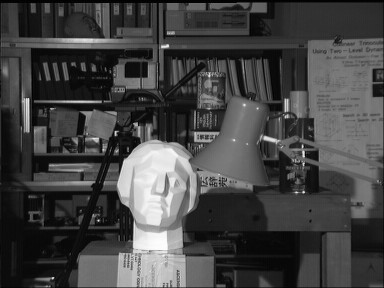
%> input picture 5.bmp, 384 x 288 px
$ octave LoG_edge.m   (GNU Octave 9; MATLAB toolbox functions it lacks are replaced by stand-ins)
%> lines starting %> are read from the running program, lines starting %| are printed output that depends on the picture
clear all;
I=imread('5.bmp');
%> I is the input picture: size 288x384x3 uint8; min 0, max 254, mean 67.9
I=rgb2gray(I);
%> I: size 288x384 uint8
subplot(1,3,1);imshow(I);
xlabel('(a)原始图像');
%以自动阈值选择法对图像进行LoG算子检测
[BW,thresh]=edge(I,'log');
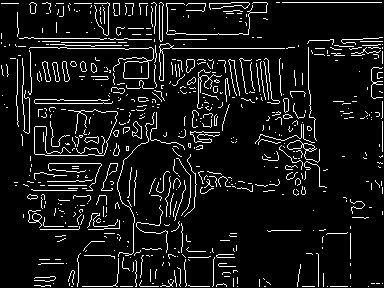
%> BW: size 288x384 logical; 8.5% white in thin lines or dots
%> thresh = 0.00549
%返回当前LoG算子边缘检测的阈值
disp('LoG算子自动选择的阈值为：')
disp(thresh)
%| 5.4922e-03
subplot(1,3,2);imshow(BW);
xlabel('(b)自动阈值的LoG算子边缘检测');
%以阈值为0.06水平方向对图像进行Prewitt算子检测
BW1=edge(I,'Prewitt',0.006);
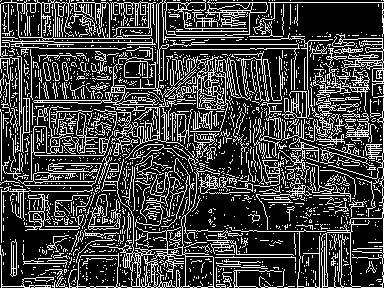
%> BW1: size 288x384 logical; 25.4% white in thin lines or dots
subplot(1,3,3);imshow(BW1);
xlabel('(c)阈值为0.006的LoG算子');

$ run again, with 3.bmp copied over 5.bmp
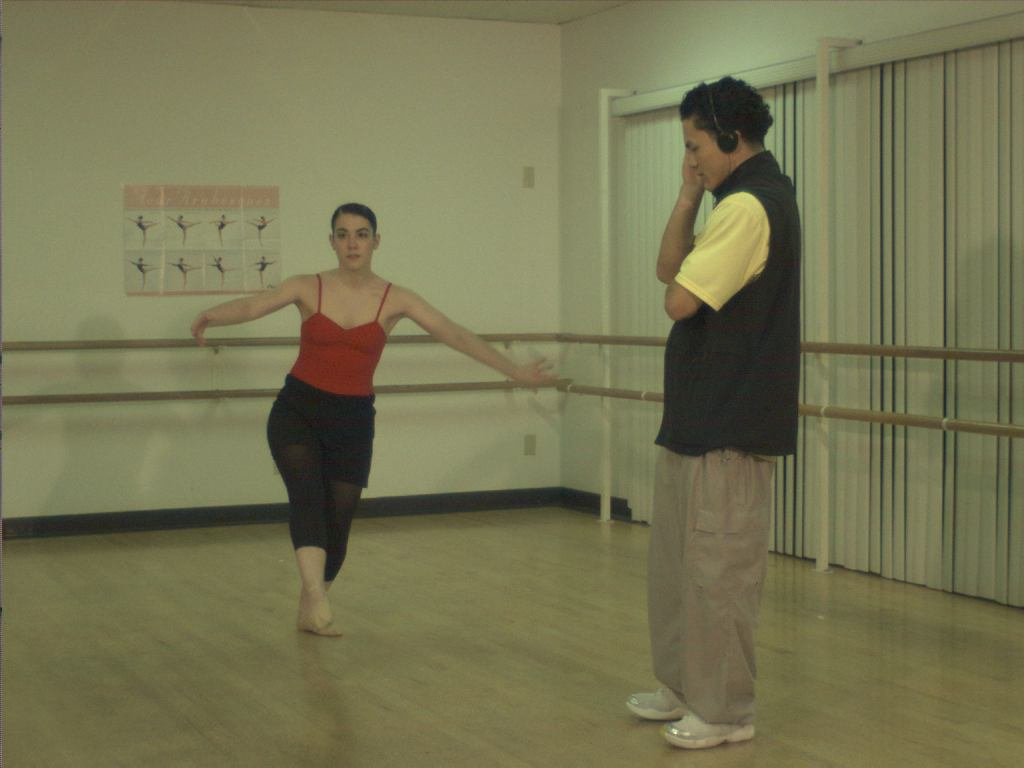
%> input picture 3.bmp, 1024 x 768 px
%> I is the input picture: size 768x1024x3 uint8; mean R, G, B 118.2, 116.6, 82.5
%> I: size 768x1024 uint8
%> `[BW,thresh]=edge(I,'log');`:
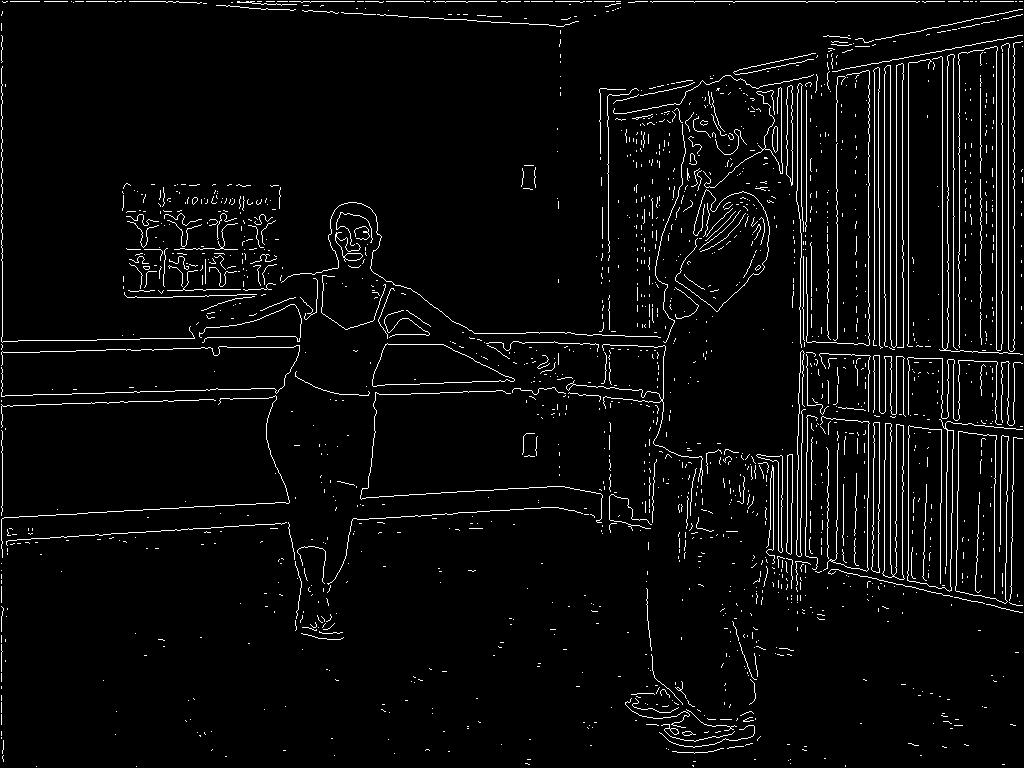
%> BW: size 768x1024 logical; 4.1% white in thin lines or dots
%> thresh = 0.00159
%| 1.5941e-03
%> `BW1=edge(I,'Prewitt',0.006);`:
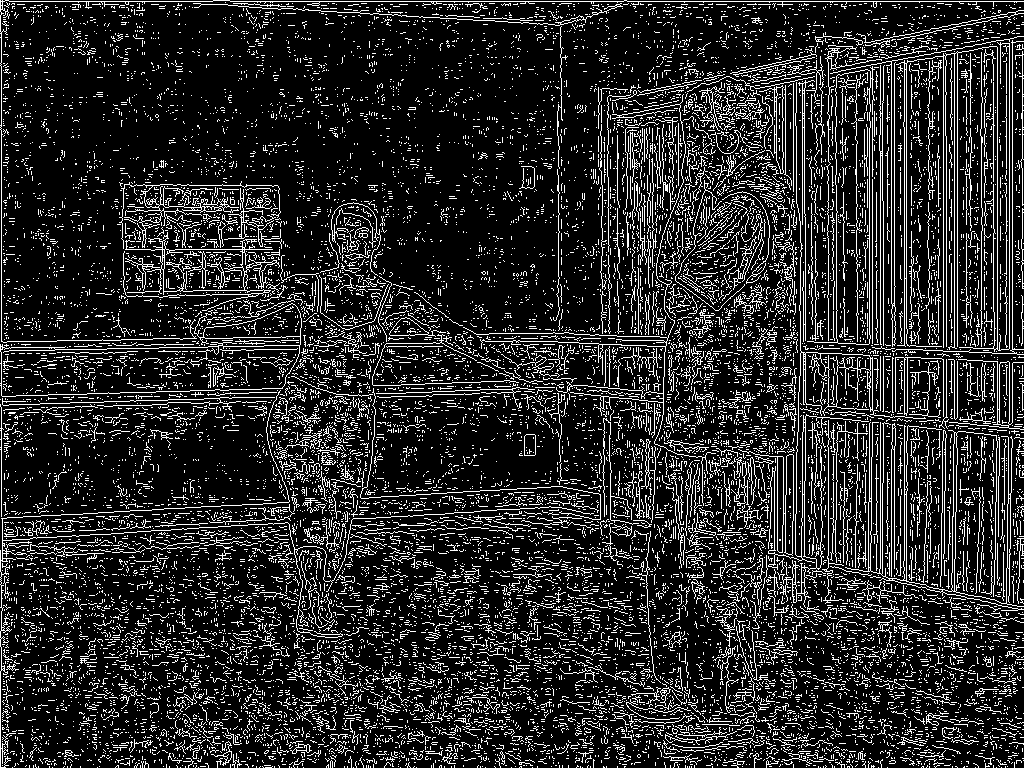
%> BW1: size 768x1024 logical; 15.8% white in thin lines or dots

$ run again, with 4.bmp copied over 5.bmp
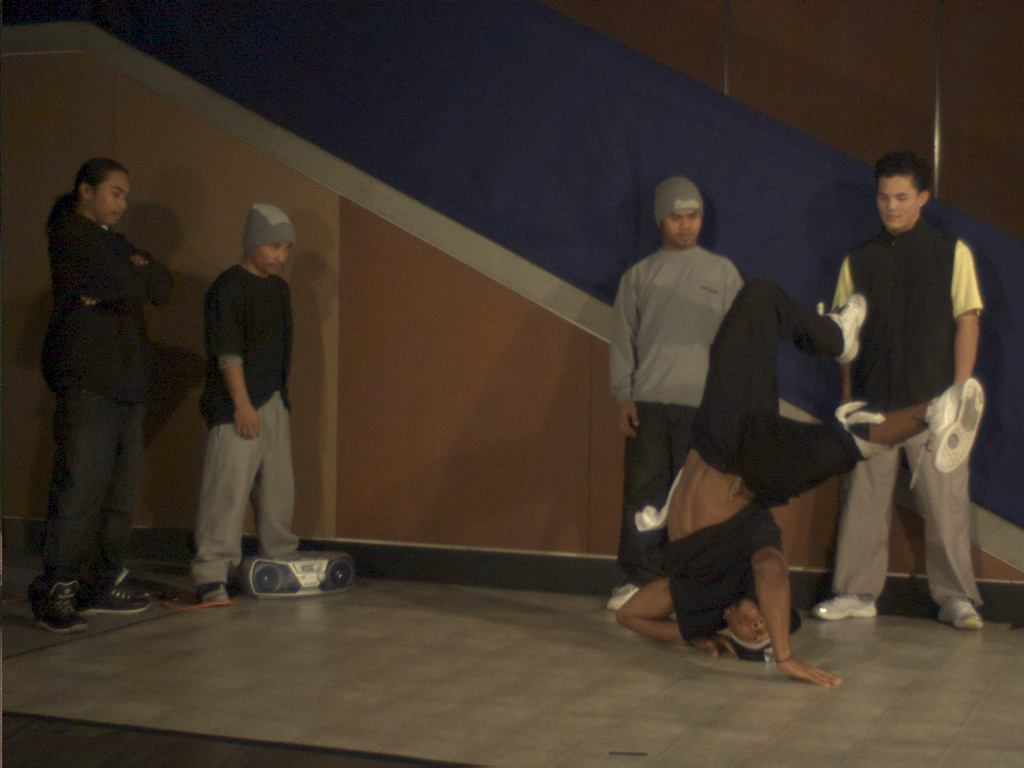
%> input picture 4.bmp, 1024 x 768 px
%> I is the input picture: size 768x1024x3 uint8; mean R, G, B 63, 51.8, 41
%> I: size 768x1024 uint8
%> `[BW,thresh]=edge(I,'log');`:
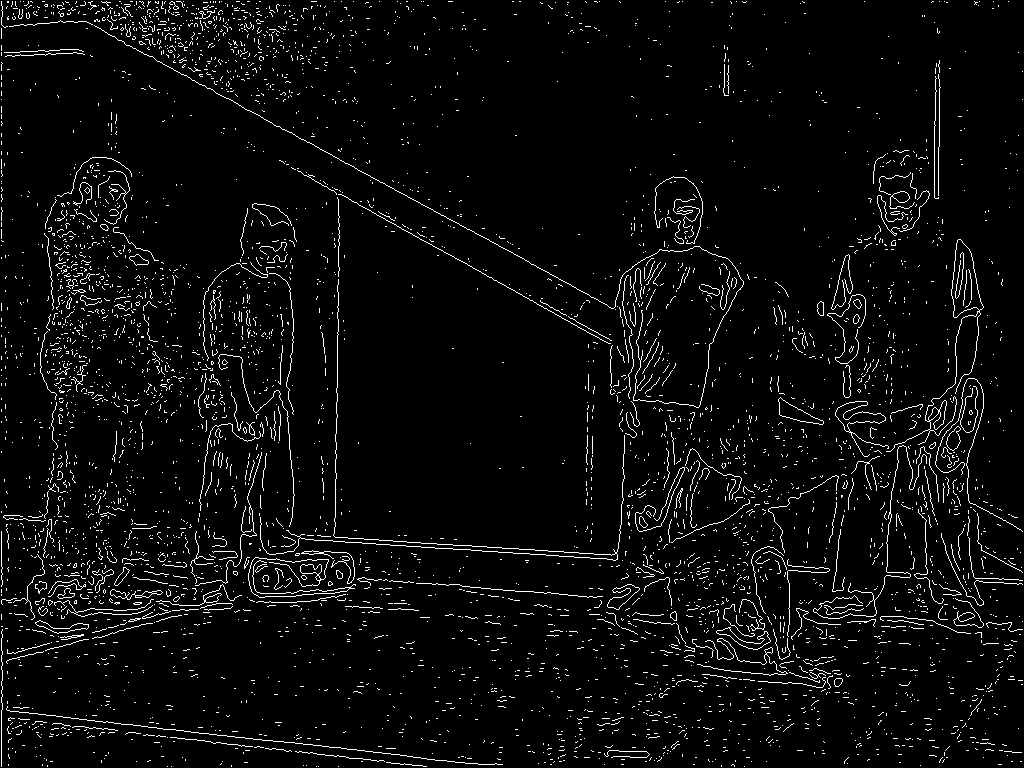
%> BW: size 768x1024 logical; 4.2% white in thin lines or dots
%> thresh = 0.00124
%| 1.2386e-03
%> `BW1=edge(I,'Prewitt',0.006);`:
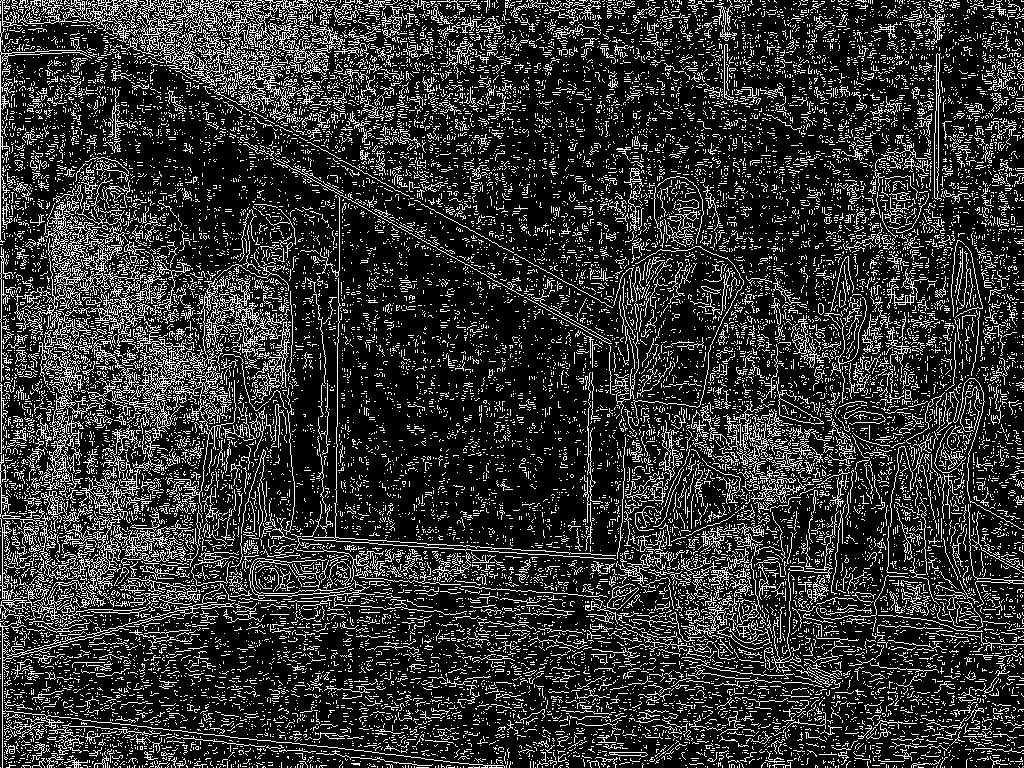
%> BW1: size 768x1024 logical; 19.5% white in thin lines or dots
